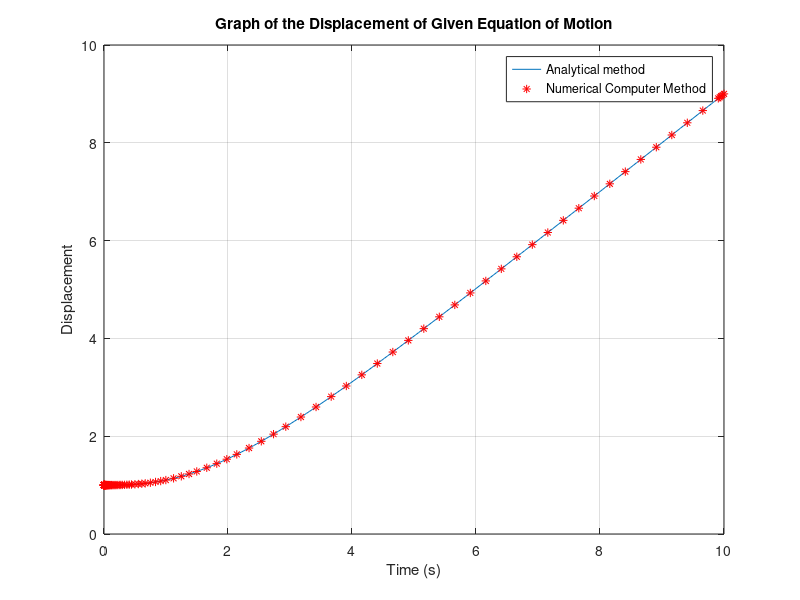

Reproduce this figure in MATLAB.
%% Controls Assigment Number 1
    % Problem 2 part b)
    % Plot the time dependent function derived in a)
    % y(t) = 2te^-t + e^-t
    
%%%%%%%%%%%%%%%%%%%%%%%%%%%%%%%%%%%%%%%%%%%%%%%%%%%%%%%%%%%%%%%%%%%%%%%%%%%

% -- Setup of question
clear; clc; format compact; close all;

% -- Parameters
t = linspace(0,10,200); % Time vector that will be used in the graph
yt = (t - 1)+ 2*exp(-t) + t.*exp(-t); % The time dependent equation of equation

% -- Plot Equation
plot(t,yt);
    hold on;
    grid on;
    title('Graph of the Displacement of Given Equation of Motion')
    xlabel('Time (s)')
    ylabel('Displacement')
 
% -- Check Answer vs. analytical method
f = @(t,xv) [xv(2);
             (t + 1) - 2*xv(2) - xv(1)]; % Creation of the function
[t,xv] = ode45(f,[0 10],[1 0]); % ODE45 Solver
x = xv(:,1);

% -- Plotting Numerical Method
plot(t,x,'*r')
    hold on;
    legend('Analytical method','Numerical Computer Method')
    
    
